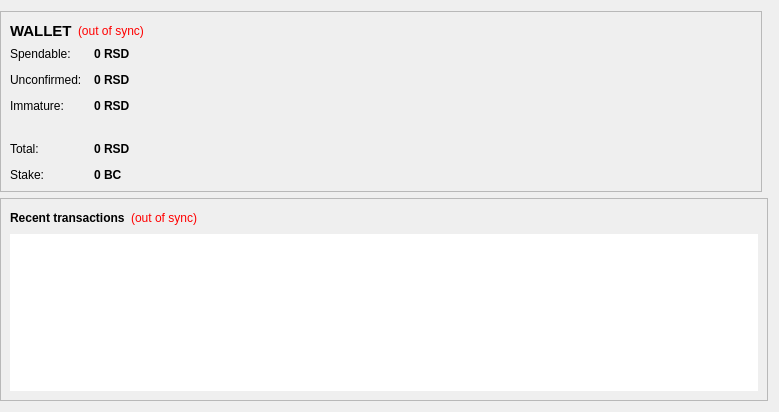
<?xml version="1.0" encoding="UTF-8"?>
<ui version="4.0">
 <class>OverviewPage</class>
 <widget class="QWidget" name="OverviewPage">
  <property name="geometry">
   <rect>
    <x>0</x>
    <y>0</y>
    <width>779</width>
    <height>412</height>
   </rect>
  </property>
  <property name="windowTitle">
   <string>Form</string>
  </property>
  <layout class="QGridLayout" name="gridLayout">
   <property name="leftMargin">
    <number>0</number>
   </property>
   <item row="0" column="0">
    <widget class="QFrame" name="walletContainer">
     <property name="sizePolicy">
      <sizepolicy hsizetype="Preferred" vsizetype="Maximum">
       <horstretch>0</horstretch>
       <verstretch>0</verstretch>
      </sizepolicy>
     </property>
     <property name="maximumSize">
      <size>
       <width>16777215</width>
       <height>220</height>
      </size>
     </property>
     <property name="frameShape">
      <enum>QFrame::StyledPanel</enum>
     </property>
     <property name="frameShadow">
      <enum>QFrame::Raised</enum>
     </property>
     <layout class="QVBoxLayout" name="verticalLayout_4">
      <item>
       <layout class="QHBoxLayout" name="walletHeader">
        <item>
         <widget class="QLabel" name="label_5">
          <property name="font">
           <font>
            <pointsize>11</pointsize>
            <weight>75</weight>
            <bold>true</bold>
           </font>
          </property>
          <property name="styleSheet">
           <string notr="true">background-color: transparent;QLabel { color: white; }</string>
          </property>
          <property name="text">
           <string>WALLET</string>
          </property>
         </widget>
        </item>
        <item>
         <widget class="QLabel" name="labelWalletStatus">
          <property name="toolTip">
           <string>The displayed information may be out of date. Your wallet automatically synchronizes with the DigitalRupee network after a connection is established, but this process has not completed yet.</string>
          </property>
          <property name="styleSheet">
           <string notr="true">QLabel { color: red;Background-color:transparent }</string>
          </property>
          <property name="text">
           <string notr="true">(out of sync)</string>
          </property>
          <property name="alignment">
           <set>Qt::AlignLeading|Qt::AlignLeft|Qt::AlignVCenter</set>
          </property>
         </widget>
        </item>
        <item>
         <spacer name="horizontalSpacer_2">
          <property name="orientation">
           <enum>Qt::Horizontal</enum>
          </property>
          <property name="sizeHint" stdset="0">
           <size>
            <width>40</width>
            <height>20</height>
           </size>
          </property>
         </spacer>
        </item>
       </layout>
      </item>
      <item>
       <layout class="QFormLayout" name="walletStatus">
        <property name="fieldGrowthPolicy">
         <enum>QFormLayout::AllNonFixedFieldsGrow</enum>
        </property>
        <property name="horizontalSpacing">
         <number>12</number>
        </property>
        <property name="verticalSpacing">
         <number>12</number>
        </property>
        <item row="0" column="0">
         <widget class="QLabel" name="label">
          <property name="styleSheet">
           <string notr="true">background-color: transparent;</string>
          </property>
          <property name="text">
           <string>Spendable:</string>
          </property>
         </widget>
        </item>
        <item row="0" column="1">
         <widget class="QLabel" name="labelBalance">
          <property name="font">
           <font>
            <weight>75</weight>
            <bold>true</bold>
           </font>
          </property>
          <property name="cursor">
           <cursorShape>IBeamCursor</cursorShape>
          </property>
          <property name="toolTip">
           <string>Your current spendable balance</string>
          </property>
          <property name="styleSheet">
           <string notr="true"/>
          </property>
          <property name="text">
           <string notr="true">0 RSD</string>
          </property>	
          <property name="textInteractionFlags">
           <set>Qt::LinksAccessibleByMouse|Qt::TextSelectableByKeyboard|Qt::TextSelectableByMouse</set>
          </property>
         </widget>
        </item>
        <item row="2" column="0">
         <widget class="QLabel" name="label_3">
          <property name="styleSheet">
           <string notr="true">background-color: transparent;</string>
          </property>
          <property name="text">
           <string>Unconfirmed:</string>
          </property>
         </widget>
        </item>
        <item row="2" column="1">
         <widget class="QLabel" name="labelUnconfirmed">
          <property name="font">
           <font>
            <weight>75</weight>
            <bold>true</bold>
           </font>
          </property>
          <property name="cursor">
           <cursorShape>IBeamCursor</cursorShape>
          </property>
          <property name="toolTip">
           <string>Total of transactions that have yet to be confirmed, and do not yet count toward the current balance</string>
          </property>
          <property name="text">
           <string notr="true">0 RSD</string>
          </property>
          <property name="textInteractionFlags">
           <set>Qt::LinksAccessibleByMouse|Qt::TextSelectableByKeyboard|Qt::TextSelectableByMouse</set>
          </property>
         </widget>
        </item>
        <item row="3" column="0">
         <widget class="QLabel" name="labelImmatureText">
          <property name="styleSheet">
           <string notr="true">background-color: transparent;</string>
          </property>
          <property name="text">
           <string>Immature:</string>
          </property>
         </widget>
        </item>
        <item row="3" column="1">
         <widget class="QLabel" name="labelImmature">
          <property name="font">
           <font>
            <weight>75</weight>
            <bold>true</bold>
           </font>
          </property>
          <property name="toolTip">
           <string>Mined balance that has not yet matured</string>
          </property>
          <property name="text">
           <string notr="true">0 RSD</string>
          </property>
          <property name="textInteractionFlags">
           <set>Qt::LinksAccessibleByMouse|Qt::TextSelectableByKeyboard|Qt::TextSelectableByMouse</set>
          </property>
         </widget>
        </item>
        <item row="4" column="0">
         <spacer name="verticalSpacer">
          <property name="orientation">
           <enum>Qt::Vertical</enum>
          </property>
          <property name="sizeHint" stdset="0">
           <size>
            <width>20</width>
            <height>40</height>
           </size>
          </property>
         </spacer>
        </item>
        <item row="4" column="1">
         <spacer name="verticalSpacer_2">
          <property name="orientation">
           <enum>Qt::Vertical</enum>
          </property>
          <property name="sizeHint" stdset="0">
           <size>
            <width>20</width>
            <height>40</height>
           </size>
          </property>
         </spacer>
        </item>
        <item row="5" column="0">
         <widget class="QLabel" name="labelTotalText">
          <property name="styleSheet">
           <string notr="true">background-color: transparent;</string>
          </property>
          <property name="text">
           <string>Total:</string>
          </property>
         </widget>
        </item>
        <item row="5" column="1">
         <widget class="QLabel" name="labelTotal">
          <property name="font">
           <font>
            <weight>75</weight>
            <bold>true</bold>
           </font>
          </property>
          <property name="cursor">
           <cursorShape>IBeamCursor</cursorShape>
          </property>
          <property name="toolTip">
           <string>Your current total balance</string>
          </property>
          <property name="text">
           <string notr="true">0 RSD</string>
          </property>
          <property name="textInteractionFlags">
           <set>Qt::LinksAccessibleByMouse|Qt::TextSelectableByKeyboard|Qt::TextSelectableByMouse</set>
          </property>
         </widget>
        </item>
        <item row="6" column="0">
           <widget class="QLabel" name="label_6">
            <property name="text">
             <string>Stake:</string>
            </property>
           </widget>
          </item>
          <item row="6" column="1">
           <widget class="QLabel" name="labelStake">
            <property name="font">
             <font>
              <weight>75</weight>
              <bold>true</bold>
             </font>
            </property>
            <property name="cursor">
             <cursorShape>IBeamCursor</cursorShape>
            </property>
            <property name="toolTip">
             <string>Total of coins that was staked, and do not yet count toward the current balance</string>
            </property>
            <property name="text">
             <string notr="true">0 BC</string>
            </property>
            <property name="textInteractionFlags">
             <set>Qt::LinksAccessibleByMouse|Qt::TextSelectableByKeyboard|Qt::TextSelectableByMouse</set>
            </property>
           </widget>
          </item>
       </layout>
      </item>
     </layout>
    </widget>
   </item>
   <item row="0" column="1">
    <widget class="QFrame" name="hashTokenStatusContainer">
     <property name="sizePolicy">
      <sizepolicy hsizetype="Preferred" vsizetype="Fixed">
       <horstretch>0</horstretch>
       <verstretch>0</verstretch>
      </sizepolicy>
     </property>
     <property name="maximumSize">
      <size>
       <width>16777215</width>
       <height>220</height>
      </size>
     </property>
     <property name="frameShape">
      <enum>QFrame::StyledPanel</enum>
     </property>
     <property name="frameShadow">
      <enum>QFrame::Raised</enum>
     </property>
    </widget>
   </item>

   <item row="1" column="0" colspan="2">
    <widget class="QFrame" name="transactionContainer">
     <property name="frameShape">
      <enum>QFrame::StyledPanel</enum>
     </property>
     <property name="frameShadow">
      <enum>QFrame::Raised</enum>
     </property>
     <layout class="QVBoxLayout" name="verticalLayout">
      <item>
       <layout class="QHBoxLayout" name="recentTransactionsHeader">
        <item>
         <widget class="QLabel" name="label_4">
          <property name="styleSheet">
           <string notr="true">background-color: transparent;</string>
          </property>
          <property name="text">
           <string>&lt;b&gt;Recent transactions&lt;/b&gt;</string>
          </property>
         </widget>
        </item>
        <item>
         <widget class="QLabel" name="labelTransactionsStatus">
          <property name="toolTip">
           <string>The displayed information may be out of date. Your wallet automatically synchronizes with the DigitalRupee network after a connection is established, but this process has not completed yet.</string>
          </property>
          <property name="styleSheet">
           <string notr="true">QLabel { color: red;Background-color:transparent }</string>
          </property>
          <property name="text">
           <string notr="true">(out of sync)</string>
          </property>
          <property name="alignment">
           <set>Qt::AlignRight|Qt::AlignTrailing|Qt::AlignVCenter</set>
          </property>
         </widget>
        </item>
        <item>
         <spacer name="horizontalSpacer">
          <property name="orientation">
           <enum>Qt::Horizontal</enum>
          </property>
          <property name="sizeHint" stdset="0">
           <size>
            <width>40</width>
            <height>20</height>
           </size>
          </property>
         </spacer>
        </item>
       </layout>
      </item>
      <item>
       <widget class="QListView" name="listTransactions">
        <property name="frameShape">
         <enum>QFrame::NoFrame</enum>
        </property>
        <property name="horizontalScrollBarPolicy">
         <enum>Qt::ScrollBarAlwaysOff</enum>
        </property>
        <property name="editTriggers">
         <set>QAbstractItemView::NoEditTriggers</set>
        </property>
        <property name="selectionMode">
         <enum>QAbstractItemView::NoSelection</enum>
        </property>
       </widget>
      </item>
     </layout>
    </widget>
   </item>
  </layout>
 </widget>
 <resources/>
 <connections/>
</ui>
